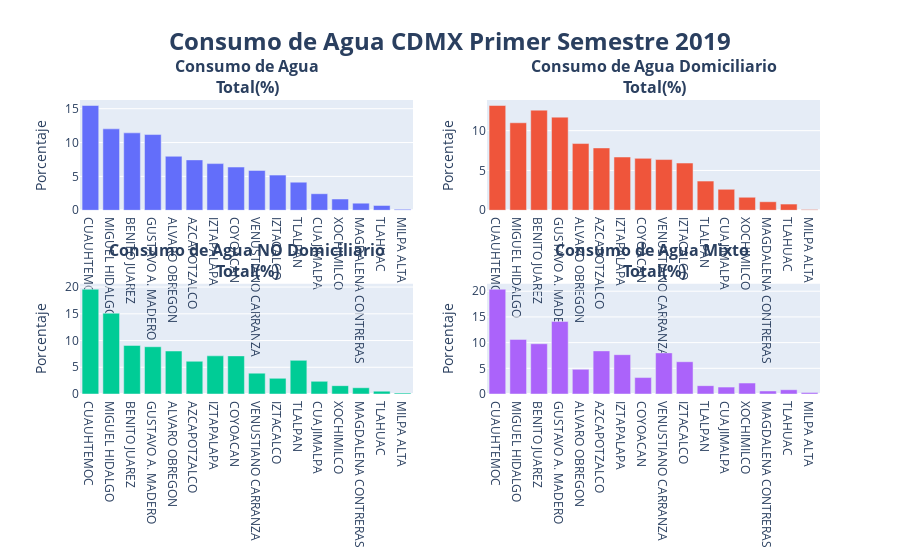

The cell this chart's notebook holds for it:
### Code cell
fig = make_subplots(rows=2, cols=2, shared_yaxes=False,
                    subplot_titles=("<b>Consumo de Agua<br>Total(%)</b>", 
                    "<b>Consumo de Agua Domiciliario<br>Total(%)</b>", 
                    "<b>Consumo de Agua NO Domiciliario<br>Total(%)</b>", 
                    "<b>Consumo de Agua Mixto <br>Total(%)</b>"))

fig.add_trace(go.Bar(x=datosAgua["alcaldia"] , y=datosAgua["consumo_total/TOTAL"], 
                     #text=datosAgua["consumo_total/TOTAL"]
                     ),
                    1, 1)
fig.add_trace(go.Bar(x=datosAgua["alcaldia"] , y=datosAgua["consumo_total_dom/TOTAL"]),
                    1, 2)
fig.add_trace(go.Bar(x=datosAgua["alcaldia"] , y=datosAgua["consumo_total_no_dom/TOTAL"]),
                    2, 1)
fig.add_trace(go.Bar(x=datosAgua["alcaldia"] , y=datosAgua["consumo_total_mixto/TOTAL"]),
                    2, 2)
fig.update_yaxes(title_text="Porcentaje", row=1, col=1)
fig.update_yaxes(title_text="Porcentaje", row=1, col=2)
fig.update_yaxes(title_text="Porcentaje", row=2, col=1)
fig.update_yaxes(title_text="Porcentaje", row=2, col=2)


#fig.update_traces(texttemplate='%{text:.2s}', textposition='outside')
fig.update_layout(title_font_size=24,showlegend=False, title_text="<b>Consumo de Agua CDMX Primer Semestre 2019</b>",
                    uniformtext_minsize=5, title_x=0.5)
fig.show()
fig.write_html("/home/jfractal/Documentos/dataton_2021/dataton_AGUA_2021/tipos_consumo_agua.html")

### Figure 1 — Plotly figure (JSON) as saved in the notebook; plotly's stock layout.template omitted (floating-point values rounded to 4 significant figures)
{"data": [{"type": "bar", "x": ["CUAUHTEMOC", "MIGUEL HIDALGO", "BENITO JUAREZ", "GUSTAVO A. MADERO", "ALVARO OBREGON", "AZCAPOTZALCO", "IZTAPALAPA", "COYOACAN", "VENUSTIANO CARRANZA", "IZTACALCO", "TLALPAN", "CUAJIMALPA", "XOCHIMILCO", "MAGDALENA CONTRERAS", "TLAHUAC", "MILPA ALTA"], "xaxis": "x", "y": [15.47, 12.02, 11.43, 11.18, 7.97, 7.44, 6.89, 6.38, 5.88, 5.19, 4.15, 2.44, 1.66, 1.05, 0.71, 0.13], "yaxis": "y"}, {"type": "bar", "x": ["CUAUHTEMOC", "MIGUEL HIDALGO", "BENITO JUAREZ", "GUSTAVO A. MADERO", "ALVARO OBREGON", "AZCAPOTZALCO", "IZTAPALAPA", "COYOACAN", "VENUSTIANO CARRANZA", "IZTACALCO", "TLALPAN", "CUAJIMALPA", "XOCHIMILCO", "MAGDALENA CONTRERAS", "TLAHUAC", "MILPA ALTA"], "xaxis": "x2", "y": [13.16, 10.99, 12.58, 11.7, 8.38, 7.83, 6.69, 6.52, 6.37, 5.93, 3.66, 2.63, 1.63, 1.07, 0.77, 0.09], "yaxis": "y2"}, {"type": "bar", "x": ["CUAUHTEMOC", "MIGUEL HIDALGO", "BENITO JUAREZ", "GUSTAVO A. MADERO", "ALVARO OBREGON", "AZCAPOTZALCO", "IZTAPALAPA", "COYOACAN", "VENUSTIANO CARRANZA", "IZTACALCO", "TLALPAN", "CUAJIMALPA", "XOCHIMILCO", "MAGDALENA CONTRERAS", "TLAHUAC", "MILPA ALTA"], "xaxis": "x3", "y": [19.59, 15.12, 9.08, 8.84, 8.04, 6.12, 7.14, 7.13, 3.9, 2.93, 6.29, 2.37, 1.56, 1.17, 0.53, 0.18], "yaxis": "y3"}, {"type": "bar", "x": ["CUAUHTEMOC", "MIGUEL HIDALGO", "BENITO JUAREZ", "GUSTAVO A. MADERO", "ALVARO OBREGON", "AZCAPOTZALCO", "IZTAPALAPA", "COYOACAN", "VENUSTIANO CARRANZA", "IZTACALCO", "TLALPAN", "CUAJIMALPA", "XOCHIMILCO", "MAGDALENA CONTRERAS", "TLAHUAC", "MILPA ALTA"], "xaxis": "x4", "y": [20.38, 10.62, 9.78, 14.1, 4.8, 8.39, 7.65, 3.2, 8, 6.28, 1.62, 1.34, 2.13, 0.59, 0.83, 0.28], "yaxis": "y4"}], "layout": {"annotations": [{"font": {"size": 16}, "showarrow": false, "text": "<b>Consumo de Agua<br>Total(%)</b>", "x": 0.225, "xanchor": "center", "xref": "paper", "y": 1, "yanchor": "bottom", "yref": "paper"}, {"font": {"size": 16}, "showarrow": false, "text": "<b>Consumo de Agua Domiciliario<br>Total(%)</b>", "x": 0.775, "xanchor": "center", "xref": "paper", "y": 1, "yanchor": "bottom", "yref": "paper"}, {"font": {"size": 16}, "showarrow": false, "text": "<b>Consumo de Agua NO Domiciliario<br>Total(%)</b>", "x": 0.225, "xanchor": "center", "xref": "paper", "y": 0.375, "yanchor": "bottom", "yref": "paper"}, {"font": {"size": 16}, "showarrow": false, "text": "<b>Consumo de Agua Mixto <br>Total(%)</b>", "x": 0.775, "xanchor": "center", "xref": "paper", "y": 0.375, "yanchor": "bottom", "yref": "paper"}], "showlegend": false, "title": {"font": {"size": 24}, "text": "<b>Consumo de Agua CDMX Primer Semestre 2019</b>", "x": 0.5}, "uniformtext": {"minsize": 5}, "xaxis": {"anchor": "y", "domain": [0, 0.45]}, "xaxis2": {"anchor": "y2", "domain": [0.55, 1]}, "xaxis3": {"anchor": "y3", "domain": [0, 0.45]}, "xaxis4": {"anchor": "y4", "domain": [0.55, 1]}, "yaxis": {"anchor": "x", "domain": [0.625, 1], "title": {"text": "Porcentaje"}}, "yaxis2": {"anchor": "x2", "domain": [0.625, 1], "title": {"text": "Porcentaje"}}, "yaxis3": {"anchor": "x3", "domain": [0, 0.375], "title": {"text": "Porcentaje"}}, "yaxis4": {"anchor": "x4", "domain": [0, 0.375], "title": {"text": "Porcentaje"}}}}
